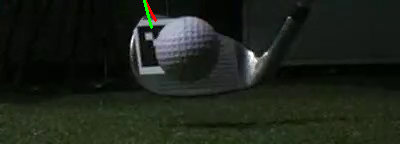
#> input picture opencv_circle_detection/frame_0751.png, 400 x 144 px
$ python hough_circle_image.py
#> lines starting #> are read from the running program, lines starting #| are printed output that depends on the picture; after the words box and inside, x2 and y2 are one past the last pixel; in counts of white or black regions, pixels touching at a corner belong together
import cv2
import numpy as np

# Load your image
image = cv2.imread('frame_0751.png')  # replace with your image path
#> image is the input picture: shape (144, 400, 3); mean B, G, R 25.6, 34.5, 28.7
output = image.copy()

# Convert to grayscale
gray = cv2.cvtColor(image, cv2.COLOR_BGR2GRAY)

# Apply median blur to reduce noise
gray = cv2.medianBlur(gray, 5)
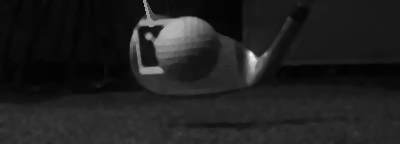
#> gray: shape (144, 400); min 1, max 247, mean 31.5

# Detect circles using HoughCircles with tuned parameters for golf ball size
circles = cv2.HoughCircles(
    gray,
    cv2.HOUGH_GRADIENT,
    dp=1.2,
    minDist=50,
    param1=50,
    param2=40,       # Higher threshold to reduce false positives
    minRadius=0,    # Adjust based on expected golf ball size in pixels
    maxRadius=60
)
#> circles = [[186.6, 65.4, 30.12]]

# If circles detected, select only the best one (strongest or largest)
if circles is not None:
    circles = np.uint16(np.around(circles))
#> circles = [[187, 65, 30]]
    # Option 1: Take the first detected circle
    # best_circle = circles[0, 0]

    # Option 2: Take the circle with the largest radius (more robust)
    best_circle = max(circles[0, :], key=lambda x: x[2])
#> best_circle = [187, 65, 30]

    # Draw the outer circle
    cv2.circle(output, (best_circle[0], best_circle[1]), best_circle[2], (0, 255, 0), 2)
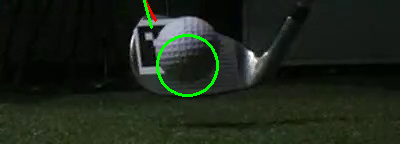
#> output: shape (144, 400, 3); 0.98% of pixels changed, all inside (x1, y1, x2, y2) = (156, 34, 219, 97)
    # Draw the center of the circle
    cv2.circle(output, (best_circle[0], best_circle[1]), 2, (0, 0, 255), 3)
#> output: shape (144, 400, 3); 0.07% of pixels changed, all inside (x1, y1, x2, y2) = (183, 61, 192, 70)

# Display the result
cv2.imshow('Detected Golf Ball', output)
cv2.waitKey(0)
cv2.destroyAllWindows()
